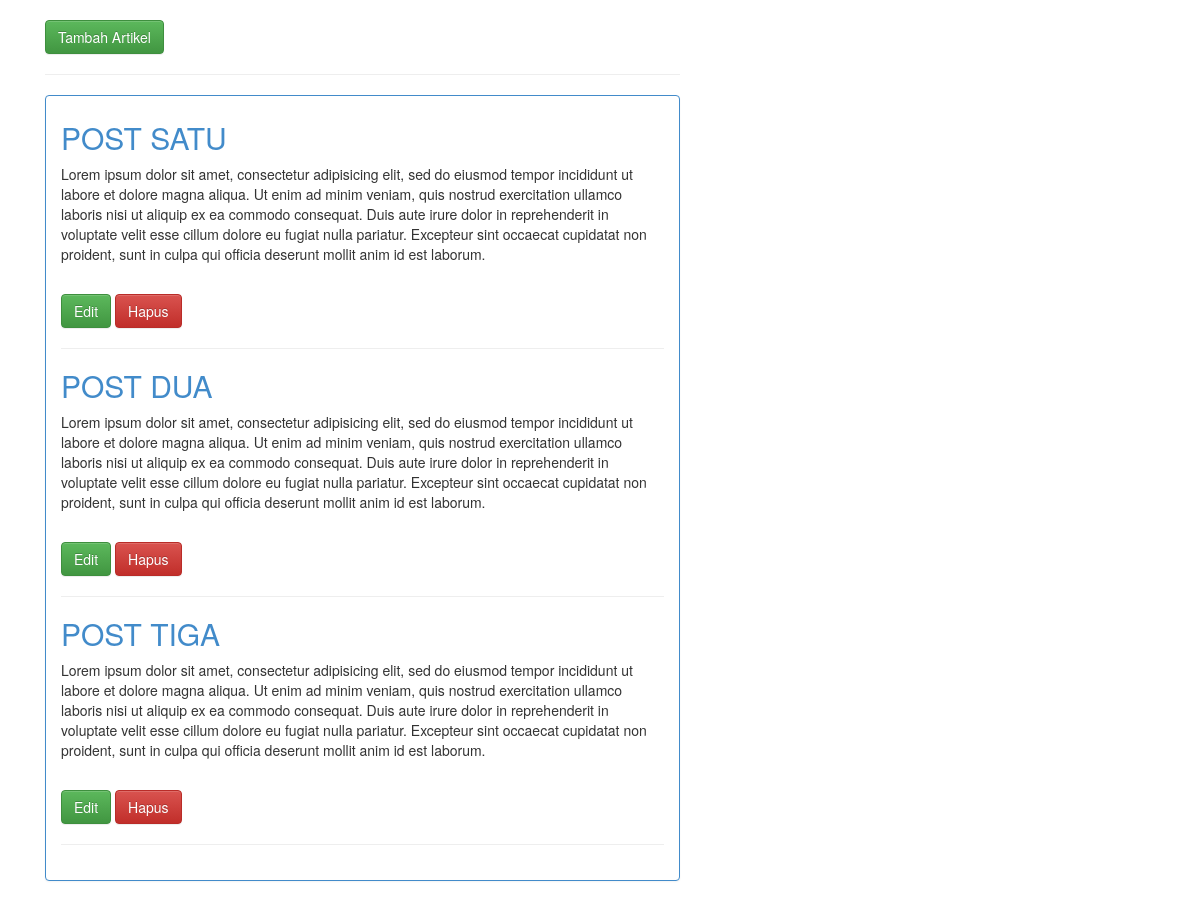
The app's page /tutpdo/index.php, older data.
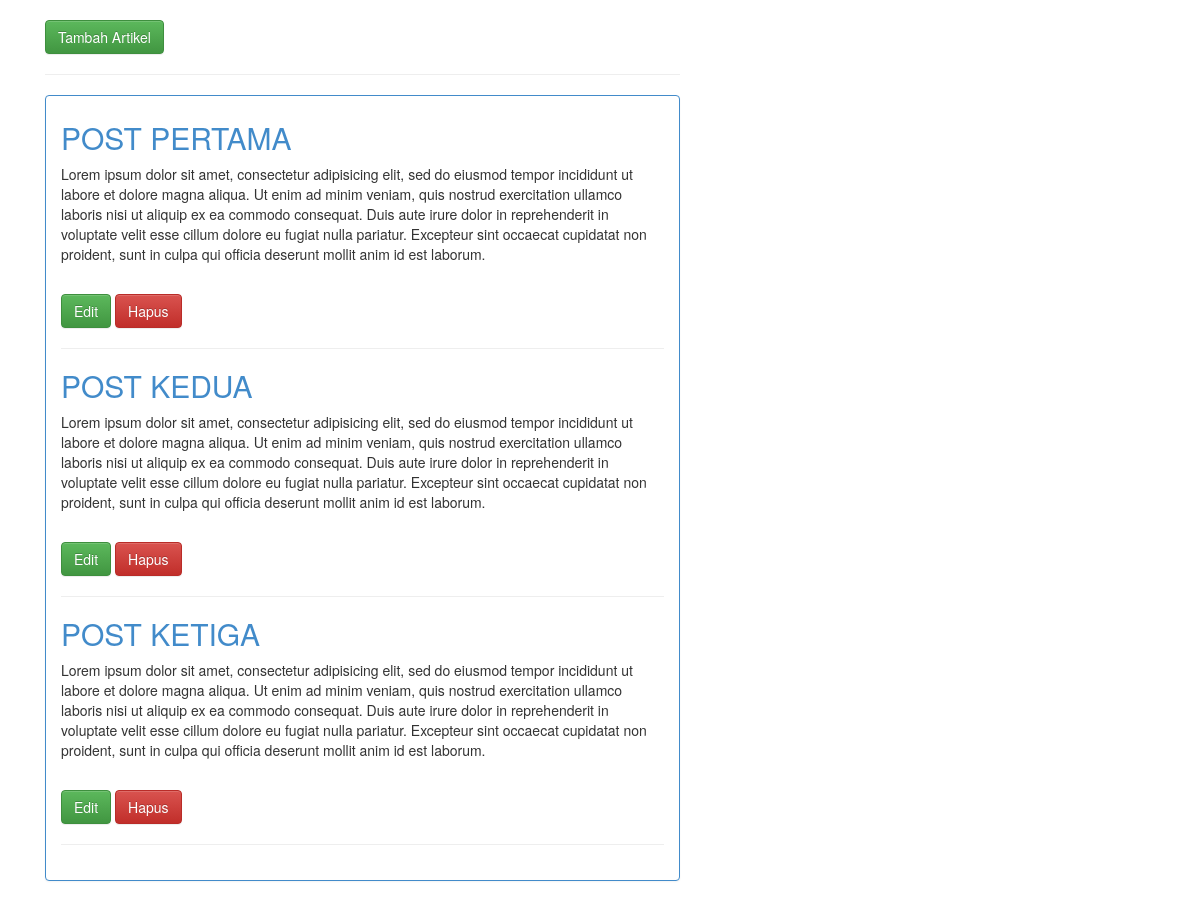
The same page, newer data.
### tables this page shows
CREATE TABLE `blog` 
(
  `id` int(11) NOT NULL AUTO_INCREMENT,
  `judul` varchar(255) NOT NULL,
  `isi` text NOT NULL,
   PRIMARY KEY (`id`)
);

### tutpdo/Blog.php (called while the page is built, shortened)
<?php
class Blog
{
    public function __construct(){
        $this->db = new PDO('mysql:host=localhost;dbname=tut_pdo', 'root', '');
    }
    public function select()
    {
        $sql = "SELECT * FROM blog";
        $query = $this->db->query($sql);
        return $query;
    }
}

### tutpdo/index.php (the view, shortened to what this page needs)
<?php
    require "Blog.php";
    $Blog = new Blog();
 ?>
<!DOCTYPE html>
<html>
    <head>
        <link rel="stylesheet" href="bootstrap/css/bootstrap.css">
        <link rel="stylesheet" href="bootstrap/css/bootstrap-theme.css">
    </head>
    <body>
        <div class="container" style="margin-top:20px;">
            <div class="col-md-7">
                <a class="btn btn-success" href="crud/tambah.php">Tambah Artikel</a>
                <hr>
                <div class="panel panel-primary">
                    <div class="panel-body">
                        <?php
                        $data = $Blog->select();
                        while ($row = $data->fetch(PDO::FETCH_OBJ)) {
                        ?>
                        <h2 style="margin:10px 0px"><a href="crud/show.php?id=<?= $row->id ?>"><?= $row->judul ?></a></h2>
                        <p><?= $row->isi ?></p>
                        <br/>
                        <a class="btn btn-success" href='crud/update.php?id=<?= $row->id ?>'>Edit</a>
                        <a class="btn btn-danger" href='crud/hapus.php?id=<?= $row->id ?>'>Hapus</a>
                        <hr>
                        <?php } ?>
                    </div>
                </div>
            </div>
        </div>
    </body>
</html>

Row changes from the older to the newer data that the page shows:
removed blog: judul "POST SATU", isi "Lorem ipsum dolor sit amet, consectetur adipisicing elit, sed do eiusmod tempor incididunt ut labore et dolore magna aliqua. Ut enim ad minim veniam, quis nostrud exercitation ullamco laboris nisi ut aliquip ex ea commodo consequat. Duis aute irure dolor in reprehenderit in voluptate velit esse cillum dolore eu fugiat nulla pariatur. Excepteur sint occaecat cupidatat non proident, sunt in culpa qui officia deserunt mollit anim id est laborum."
removed blog: judul "POST DUA", isi "Lorem ipsum dolor sit amet, consectetur adipisicing elit, sed do eiusmod tempor incididunt ut labore et dolore magna aliqua. Ut enim ad minim veniam, quis nostrud exercitation ullamco laboris nisi ut aliquip ex ea commodo consequat. Duis aute irure dolor in reprehenderit in voluptate velit esse cillum dolore eu fugiat nulla pariatur. Excepteur sint occaecat cupidatat non proident, sunt in culpa qui officia deserunt mollit anim id est laborum."
removed blog: judul "POST TIGA", isi "Lorem ipsum dolor sit amet, consectetur adipisicing elit, sed do eiusmod tempor incididunt ut labore et dolore magna aliqua. Ut enim ad minim veniam, quis nostrud exercitation ullamco laboris nisi ut aliquip ex ea commodo consequat. Duis aute irure dolor in reprehenderit in voluptate velit esse cillum dolore eu fugiat nulla pariatur. Excepteur sint occaecat cupidatat non proident, sunt in culpa qui officia deserunt mollit anim id est laborum."
added blog: judul "POST PERTAMA", isi "Lorem ipsum dolor sit amet, consectetur adipisicing elit, sed do eiusmod tempor incididunt ut labore et dolore magna aliqua. Ut enim ad minim veniam, quis nostrud exercitation ullamco laboris nisi ut aliquip ex ea commodo consequat. Duis aute irure dolor in reprehenderit in voluptate velit esse cillum dolore eu fugiat nulla pariatur. Excepteur sint occaecat cupidatat non proident, sunt in culpa qui officia deserunt mollit anim id est laborum."
added blog: judul "POST KEDUA", isi "Lorem ipsum dolor sit amet, consectetur adipisicing elit, sed do eiusmod tempor incididunt ut labore et dolore magna aliqua. Ut enim ad minim veniam, quis nostrud exercitation ullamco laboris nisi ut aliquip ex ea commodo consequat. Duis aute irure dolor in reprehenderit in voluptate velit esse cillum dolore eu fugiat nulla pariatur. Excepteur sint occaecat cupidatat non proident, sunt in culpa qui officia deserunt mollit anim id est laborum."
added blog: judul "POST KETIGA", isi "Lorem ipsum dolor sit amet, consectetur adipisicing elit, sed do eiusmod tempor incididunt ut labore et dolore magna aliqua. Ut enim ad minim veniam, quis nostrud exercitation ullamco laboris nisi ut aliquip ex ea commodo consequat. Duis aute irure dolor in reprehenderit in voluptate velit esse cillum dolore eu fugiat nulla pariatur. Excepteur sint occaecat cupidatat non proident, sunt in culpa qui officia deserunt mollit anim id est laborum."
